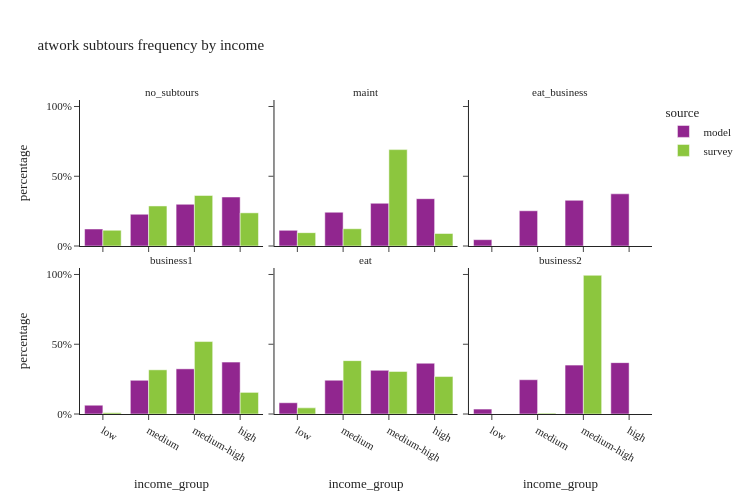

The code cell stored with this chart in its notebook:
### Code cell
util.plot_share_facetbar(work_tour, 'tour_weight', share_col="income_group", title="atwork subtours frequency by income", 
                             facet_col='atwork_subtour_frequency', facet_col_wrap=3, height=500, orientation='v')

### Figure 1 — Plotly figure (JSON) as saved in the notebook; plotly's stock layout.template omitted (floating-point values rounded to 4 significant figures)
{"data": [{"alignmentgroup": "True", "customdata": [[142001], [264987], [348387], [408871]], "hovertemplate": "source=model<br>atwork_subtour_frequency=no_subtours<br>income_group=%{x}<br>percentage=%{y}<br>sample_size=%{customdata[0]}<extra></extra>", "legendgroup": "model", "marker": {"color": "#91268F", "pattern": {"shape": ""}}, "name": "model", "offsetgroup": "model", "orientation": "v", "showlegend": true, "textposition": "auto", "type": "bar", "x": ["low", "medium", "medium-high", "high"], "xaxis": "x4", "y": [0.122, 0.2276, 0.2992, 0.3512], "yaxis": "y4"}, {"alignmentgroup": "True", "customdata": [[6589], [14214], [17981], [19914]], "hovertemplate": "source=model<br>atwork_subtour_frequency=maint<br>income_group=%{x}<br>percentage=%{y}<br>sample_size=%{customdata[0]}<extra></extra>", "legendgroup": "model", "marker": {"color": "#91268F", "pattern": {"shape": ""}}, "name": "model", "offsetgroup": "model", "orientation": "v", "showlegend": false, "textposition": "auto", "type": "bar", "x": ["low", "medium", "medium-high", "high"], "xaxis": "x5", "y": [0.1123, 0.2422, 0.3063, 0.3393], "yaxis": "y5"}, {"alignmentgroup": "True", "customdata": [[232], [1289], [1673], [1909]], "hovertemplate": "source=model<br>atwork_subtour_frequency=eat_business<br>income_group=%{x}<br>percentage=%{y}<br>sample_size=%{customdata[0]}<extra></extra>", "legendgroup": "model", "marker": {"color": "#91268F", "pattern": {"shape": ""}}, "name": "model", "offsetgroup": "model", "orientation": "v", "showlegend": false, "textposition": "auto", "type": "bar", "x": ["low", "medium", "medium-high", "high"], "xaxis": "x6", "y": [0.04546, 0.2526, 0.3278, 0.3741], "yaxis": "y6"}, {"alignmentgroup": "True", "customdata": [[4783], [18380], [24616], [28280]], "hovertemplate": "source=model<br>atwork_subtour_frequency=business1<br>income_group=%{x}<br>percentage=%{y}<br>sample_size=%{customdata[0]}<extra></extra>", "legendgroup": "model", "marker": {"color": "#91268F", "pattern": {"shape": ""}}, "name": "model", "offsetgroup": "model", "orientation": "v", "showlegend": false, "textposition": "auto", "type": "bar", "x": ["low", "medium", "medium-high", "high"], "xaxis": "x", "y": [0.06289, 0.2417, 0.3236, 0.3718], "yaxis": "y"}, {"alignmentgroup": "True", "customdata": [[5595], [16811], [21727], [25251]], "hovertemplate": "source=model<br>atwork_subtour_frequency=eat<br>income_group=%{x}<br>percentage=%{y}<br>sample_size=%{customdata[0]}<extra></extra>", "legendgroup": "model", "marker": {"color": "#91268F", "pattern": {"shape": ""}}, "name": "model", "offsetgroup": "model", "orientation": "v", "showlegend": false, "textposition": "auto", "type": "bar", "x": ["low", "medium", "medium-high", "high"], "xaxis": "x2", "y": [0.08064, 0.2423, 0.3131, 0.3639], "yaxis": "y2"}, {"alignmentgroup": "True", "customdata": [[89], [618], [882], [926]], "hovertemplate": "source=model<br>atwork_subtour_frequency=business2<br>income_group=%{x}<br>percentage=%{y}<br>sample_size=%{customdata[0]}<extra></extra>", "legendgroup": "model", "marker": {"color": "#91268F", "pattern": {"shape": ""}}, "name": "model", "offsetgroup": "model", "orientation": "v", "showlegend": false, "textposition": "auto", "type": "bar", "x": ["low", "medium", "medium-high", "high"], "xaxis": "x3", "y": [0.03539, 0.2457, 0.3507, 0.3682], "yaxis": "y3"}, {"alignmentgroup": "True", "customdata": [[219], [406], [526], [326]], "hovertemplate": "source=survey<br>atwork_subtour_frequency=no_subtours<br>income_group=%{x}<br>percentage=%{y}<br>sample_size=%{customdata[0]}<extra></extra>", "legendgroup": "survey", "marker": {"color": "#8CC63E", "pattern": {"shape": ""}}, "name": "survey", "offsetgroup": "survey", "orientation": "v", "showlegend": true, "textposition": "auto", "type": "bar", "x": ["low", "medium", "medium-high", "high"], "xaxis": "x4", "y": [0.1129, 0.287, 0.3623, 0.2377], "yaxis": "y4"}, {"alignmentgroup": "True", "customdata": [[8], [9], [11], [5]], "hovertemplate": "source=survey<br>atwork_subtour_frequency=maint<br>income_group=%{x}<br>percentage=%{y}<br>sample_size=%{customdata[0]}<extra></extra>", "legendgroup": "survey", "marker": {"color": "#8CC63E", "pattern": {"shape": ""}}, "name": "survey", "offsetgroup": "survey", "orientation": "v", "showlegend": false, "textposition": "auto", "type": "bar", "x": ["low", "medium", "medium-high", "high"], "xaxis": "x5", "y": [0.09567, 0.1237, 0.6909, 0.08968], "yaxis": "y5"}, {"alignmentgroup": "True", "customdata": [[4], [12], [17], [6]], "hovertemplate": "source=survey<br>atwork_subtour_frequency=business1<br>income_group=%{x}<br>percentage=%{y}<br>sample_size=%{customdata[0]}<extra></extra>", "legendgroup": "survey", "marker": {"color": "#8CC63E", "pattern": {"shape": ""}}, "name": "survey", "offsetgroup": "survey", "orientation": "v", "showlegend": false, "textposition": "auto", "type": "bar", "x": ["low", "medium", "medium-high", "high"], "xaxis": "x", "y": [0.009123, 0.3166, 0.5193, 0.155], "yaxis": "y"}, {"alignmentgroup": "True", "customdata": [[4], [16], [32], [19]], "hovertemplate": "source=survey<br>atwork_subtour_frequency=eat<br>income_group=%{x}<br>percentage=%{y}<br>sample_size=%{customdata[0]}<extra></extra>", "legendgroup": "survey", "marker": {"color": "#8CC63E", "pattern": {"shape": ""}}, "name": "survey", "offsetgroup": "survey", "orientation": "v", "showlegend": false, "textposition": "auto", "type": "bar", "x": ["low", "medium", "medium-high", "high"], "xaxis": "x2", "y": [0.04393, 0.3825, 0.3051, 0.2685], "yaxis": "y2"}, {"alignmentgroup": "True", "customdata": [[1], [1]], "hovertemplate": "source=survey<br>atwork_subtour_frequency=business2<br>income_group=%{x}<br>percentage=%{y}<br>sample_size=%{customdata[0]}<extra></extra>", "legendgroup": "survey", "marker": {"color": "#8CC63E", "pattern": {"shape": ""}}, "name": "survey", "offsetgroup": "survey", "orientation": "v", "showlegend": false, "textposition": "auto", "type": "bar", "x": ["medium", "medium-high"], "xaxis": "x3", "y": [0.005813, 0.9942], "yaxis": "y3"}], "layout": {"annotations": [{"font": {}, "showarrow": false, "text": "business1", "x": 0.16, "xanchor": "center", "xref": "paper", "y": 0.465, "yanchor": "bottom", "yref": "paper"}, {"font": {}, "showarrow": false, "text": "eat", "x": 0.5, "xanchor": "center", "xref": "paper", "y": 0.465, "yanchor": "bottom", "yref": "paper"}, {"font": {}, "showarrow": false, "text": "business2", "x": 0.84, "xanchor": "center", "xref": "paper", "y": 0.465, "yanchor": "bottom", "yref": "paper"}, {"font": {}, "showarrow": false, "text": "no_subtours", "x": 0.16, "xanchor": "center", "xref": "paper", "y": 1.0, "yanchor": "bottom", "yref": "paper"}, {"font": {}, "showarrow": false, "text": "maint", "x": 0.5, "xanchor": "center", "xref": "paper", "y": 1.0, "yanchor": "bottom", "yref": "paper"}, {"font": {}, "showarrow": false, "text": "eat_business", "x": 0.84, "xanchor": "center", "xref": "paper", "y": 1.0, "yanchor": "bottom", "yref": "paper"}], "barmode": "group", "height": 500, "legend": {"title": {"text": "source"}, "tracegroupgap": 0}, "title": {"text": "atwork subtours frequency by income"}, "width": 750, "xaxis": {"anchor": "y", "domain": [0.0, 0.32], "title": {"text": "income_group"}}, "xaxis2": {"anchor": "y2", "domain": [0.34, 0.66], "matches": "x", "title": {"text": "income_group"}}, "xaxis3": {"anchor": "y3", "domain": [0.68, 1.0], "matches": "x", "title": {"text": "income_group"}}, "xaxis4": {"anchor": "y4", "domain": [0.0, 0.32], "matches": "x", "showticklabels": false}, "xaxis5": {"anchor": "y5", "domain": [0.34, 0.66], "matches": "x", "showticklabels": false}, "xaxis6": {"anchor": "y6", "domain": [0.68, 1.0], "matches": "x", "showticklabels": false}, "yaxis": {"anchor": "x", "domain": [0.0, 0.465], "tickformat": ".0%", "title": {"text": "percentage"}}, "yaxis2": {"anchor": "x2", "domain": [0.0, 0.465], "matches": "y", "showticklabels": false, "tickformat": ".0%"}, "yaxis3": {"anchor": "x3", "domain": [0.0, 0.465], "matches": "y", "showticklabels": false, "tickformat": ".0%"}, "yaxis4": {"anchor": "x4", "domain": [0.535, 1.0], "matches": "y", "tickformat": ".0%", "title": {"text": "percentage"}}, "yaxis5": {"anchor": "x5", "domain": [0.535, 1.0], "matches": "y", "showticklabels": false, "tickformat": ".0%"}, "yaxis6": {"anchor": "x6", "domain": [0.535, 1.0], "matches": "y", "showticklabels": false, "tickformat": ".0%"}}}
